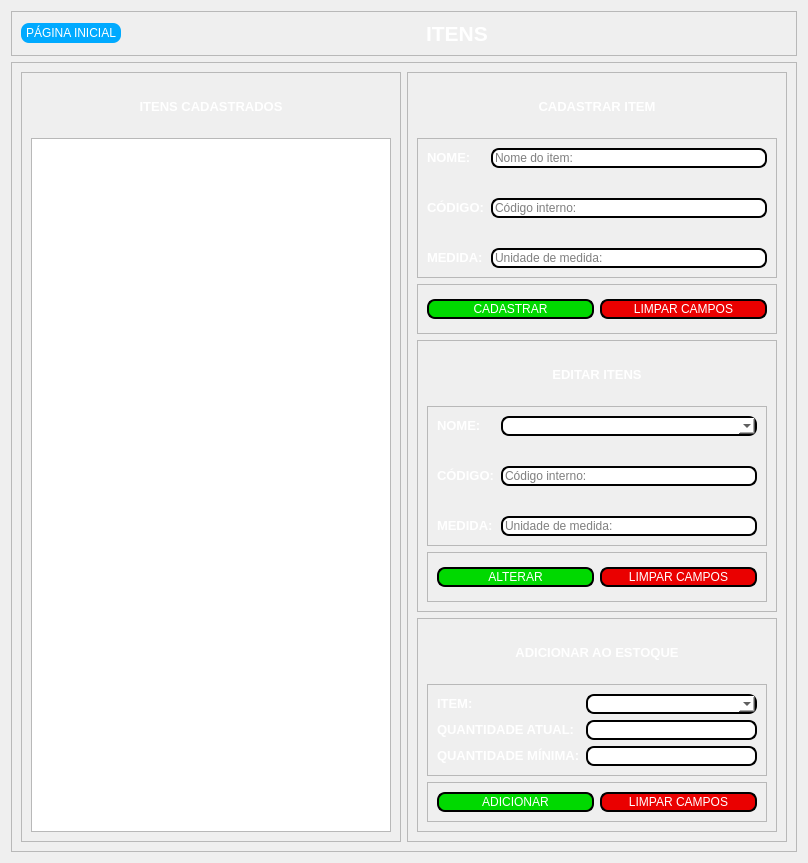
         <widget class="QWidget" name="page_9">
          <layout class="QVBoxLayout" name="verticalLayout_28">
           <item>
            <widget class="QFrame" name="frame_itens_titulo">
             <property name="frameShape">
              <enum>QFrame::StyledPanel</enum>
             </property>
             <property name="frameShadow">
              <enum>QFrame::Raised</enum>
             </property>
             <layout class="QHBoxLayout" name="horizontalLayout_28">
              <item>
               <widget class="QPushButton" name="btn_itens_pg_inicial">
                <property name="minimumSize">
                 <size>
                  <width>0</width>
                  <height>20</height>
                 </size>
                </property>
                <property name="maximumSize">
                 <size>
                  <width>100</width>
                  <height>16777215</height>
                 </size>
                </property>
                <property name="styleSheet">
                 <string notr="true">background-color: rgb(0, 170, 255);
color: rgb(255, 255, 255);
border-radius: 8px;
border: 0px;</string>
                </property>
                <property name="text">
                 <string>PÁGINA INICIAL</string>
                </property>
               </widget>
              </item>
              <item>
               <widget class="QLabel" name="lbl_itens_titulo">
                <property name="text">
                 <string>&lt;html&gt;&lt;head/&gt;&lt;body&gt;&lt;p align=&quot;center&quot;&gt;&lt;span style=&quot; font-size:16pt; font-weight:600; color:#ffffff;&quot;&gt;ITENS&lt;/span&gt;&lt;/p&gt;&lt;/body&gt;&lt;/html&gt;</string>
                </property>
               </widget>
              </item>
             </layout>
            </widget>
           </item>
           <item>
            <widget class="QFrame" name="frame_itens_info">
             <property name="frameShape">
              <enum>QFrame::StyledPanel</enum>
             </property>
             <property name="frameShadow">
              <enum>QFrame::Raised</enum>
             </property>
             <layout class="QHBoxLayout" name="horizontalLayout_30">
              <item>
               <widget class="QFrame" name="frame_itens_cadastrados">
                <property name="minimumSize">
                 <size>
                  <width>380</width>
                  <height>0</height>
                 </size>
                </property>
                <property name="frameShape">
                 <enum>QFrame::StyledPanel</enum>
                </property>
                <property name="frameShadow">
                 <enum>QFrame::Raised</enum>
                </property>
                <layout class="QVBoxLayout" name="verticalLayout_17">
                 <item>
                  <widget class="QLabel" name="lbl_itens_cadastrados">
                   <property name="minimumSize">
                    <size>
                     <width>0</width>
                     <height>50</height>
                    </size>
                   </property>
                   <property name="text">
                    <string>&lt;html&gt;&lt;head/&gt;&lt;body&gt;&lt;p align=&quot;center&quot;&gt;&lt;span style=&quot; font-size:10pt; font-weight:600; color:#ffffff;&quot;&gt;ITENS CADASTRADOS&lt;/span&gt;&lt;/p&gt;&lt;/body&gt;&lt;/html&gt;</string>
                   </property>
                  </widget>
                 </item>
                 <item>
                  <widget class="QTreeWidget" name="tree_itens_cadastrados">
                   <property name="font">
                    <font>
                     <pointsize>16</pointsize>
                    </font>
                   </property>
                   <property name="styleSheet">
                    <string notr="true">QTreeWidget::item {
	color:white;
}</string>
                   </property>
                   <property name="headerHidden">
                    <bool>true</bool>
                   </property>
                   <column>
                    <property name="text">
                     <string notr="true">1</string>
                    </property>
                   </column>
                  </widget>
                 </item>
                </layout>
               </widget>
              </item>
              <item>
               <widget class="QFrame" name="frame_itens_cadastro">
                <property name="minimumSize">
                 <size>
                  <width>380</width>
                  <height>0</height>
                 </size>
                </property>
                <property name="frameShape">
                 <enum>QFrame::StyledPanel</enum>
                </property>
                <property name="frameShadow">
                 <enum>QFrame::Raised</enum>
                </property>
                <layout class="QVBoxLayout" name="verticalLayout_16">
                 <item>
                  <widget class="QLabel" name="lbl_itens_cadastro">
                   <property name="minimumSize">
                    <size>
                     <width>0</width>
                     <height>50</height>
                    </size>
                   </property>
                   <property name="text">
                    <string>&lt;html&gt;&lt;head/&gt;&lt;body&gt;&lt;p align=&quot;center&quot;&gt;&lt;span style=&quot; font-size:10pt; font-weight:600; color:#ffffff;&quot;&gt;CADASTRAR ITEM&lt;/span&gt;&lt;/p&gt;&lt;/body&gt;&lt;/html&gt;</string>
                   </property>
                  </widget>
                 </item>
                 <item>
                  <widget class="QFrame" name="frame_itens_cadastro_info">
                   <property name="minimumSize">
                    <size>
                     <width>0</width>
                     <height>0</height>
                    </size>
                   </property>
                   <property name="frameShape">
                    <enum>QFrame::StyledPanel</enum>
                   </property>
                   <property name="frameShadow">
                    <enum>QFrame::Raised</enum>
                   </property>
                   <layout class="QFormLayout" name="formLayout">
                    <property name="verticalSpacing">
                     <number>30</number>
                    </property>
                    <item row="0" column="0">
                     <widget class="QLabel" name="lbl_itens_cadastro_nome">
                      <property name="text">
                       <string>&lt;html&gt;&lt;head/&gt;&lt;body&gt;&lt;p&gt;&lt;span style=&quot; font-size:10pt; font-weight:600; color:#ffffff;&quot;&gt;NOME:&lt;/span&gt;&lt;/p&gt;&lt;/body&gt;&lt;/html&gt;</string>
                      </property>
                     </widget>
                    </item>
                    <item row="0" column="1">
                     <widget class="QLineEdit" name="edit_itens_cadastro_nome">
                      <property name="styleSheet">
                       <string notr="true">border-radius: 8px;
border:  2px solid black;
background-color: rgb(255, 255, 255);</string>
                      </property>
                      <property name="placeholderText">
                       <string>Nome do item:</string>
                      </property>
                     </widget>
                    </item>
                    <item row="1" column="0">
                     <widget class="QLabel" name="lbl_itens_cadastro_codigo">
                      <property name="text">
                       <string>&lt;html&gt;&lt;head/&gt;&lt;body&gt;&lt;p&gt;&lt;span style=&quot; font-size:10pt; font-weight:600; color:#ffffff;&quot;&gt;CÓDIGO:&lt;/span&gt;&lt;/p&gt;&lt;/body&gt;&lt;/html&gt;</string>
                      </property>
                     </widget>
                    </item>
                    <item row="1" column="1">
                     <widget class="QLineEdit" name="edit_itens_cadastro_codigo">
                      <property name="styleSheet">
                       <string notr="true">border-radius: 8px;
border:  2px solid black;
background-color: rgb(255, 255, 255);</string>
                      </property>
                      <property name="placeholderText">
                       <string>Código interno:</string>
                      </property>
                     </widget>
                    </item>
                    <item row="2" column="0">
                     <widget class="QLabel" name="lbl_itens_cadastro_medida">
                      <property name="text">
                       <string>&lt;html&gt;&lt;head/&gt;&lt;body&gt;&lt;p&gt;&lt;span style=&quot; font-size:10pt; font-weight:600; color:#ffffff;&quot;&gt;MEDIDA:&lt;/span&gt;&lt;/p&gt;&lt;/body&gt;&lt;/html&gt;</string>
                      </property>
                     </widget>
                    </item>
                    <item row="2" column="1">
                     <widget class="QLineEdit" name="edit_itens_cadastro_medida">
                      <property name="styleSheet">
                       <string notr="true">border-radius: 8px;
border:  2px solid black;
background-color: rgb(255, 255, 255);</string>
                      </property>
                      <property name="placeholderText">
                       <string>Unidade de medida:</string>
                      </property>
                     </widget>
                    </item>
                   </layout>
                  </widget>
                 </item>
                 <item>
                  <widget class="QFrame" name="frame_itens_cadastro_action">
                   <property name="minimumSize">
                    <size>
                     <width>0</width>
                     <height>50</height>
                    </size>
                   </property>
                   <property name="frameShape">
                    <enum>QFrame::StyledPanel</enum>
                   </property>
                   <property name="frameShadow">
                    <enum>QFrame::Raised</enum>
                   </property>
                   <layout class="QHBoxLayout" name="horizontalLayout_29">
                    <item>
                     <widget class="QPushButton" name="btn_itens_cadastro_salvar">
                      <property name="minimumSize">
                       <size>
                        <width>0</width>
                        <height>20</height>
                       </size>
                      </property>
                      <property name="styleSheet">
                       <string notr="true">color: rgb(255, 255, 255);
border-radius: 8px;
border: 2px solid black;
background-color: rgb(0, 217, 0);</string>
                      </property>
                      <property name="text">
                       <string>CADASTRAR</string>
                      </property>
                     </widget>
                    </item>
                    <item>
                     <widget class="QPushButton" name="btn_itens_cadastro_limpar">
                      <property name="minimumSize">
                       <size>
                        <width>0</width>
                        <height>20</height>
                       </size>
                      </property>
                      <property name="styleSheet">
                       <string notr="true">color: rgb(255, 255, 255);
border-radius: 8px;
border: 2px solid black;
background-color: rgb(234, 0, 0);</string>
                      </property>
                      <property name="text">
                       <string>LIMPAR CAMPOS</string>
                      </property>
                     </widget>
                    </item>
                   </layout>
                  </widget>
                 </item>
                 <item>
                  <widget class="QFrame" name="frame_edit_itens">
                   <property name="frameShape">
                    <enum>QFrame::StyledPanel</enum>
                   </property>
                   <property name="frameShadow">
                    <enum>QFrame::Raised</enum>
                   </property>
                   <layout class="QVBoxLayout" name="verticalLayout_27">
                    <item>
                     <widget class="QLabel" name="lbl_edit_itens_titulo">
                      <property name="minimumSize">
                       <size>
                        <width>0</width>
                        <height>50</height>
                       </size>
                      </property>
                      <property name="text">
                       <string>&lt;html&gt;&lt;head/&gt;&lt;body&gt;&lt;p align=&quot;center&quot;&gt;&lt;span style=&quot; font-size:10pt; font-weight:600; color:#ffffff;&quot;&gt;EDITAR ITENS&lt;/span&gt;&lt;/p&gt;&lt;/body&gt;&lt;/html&gt;</string>
                      </property>
                     </widget>
                    </item>
                    <item>
                     <widget class="QFrame" name="frame_edit_itens_info">
                      <property name="minimumSize">
                       <size>
                        <width>0</width>
                        <height>0</height>
                       </size>
                      </property>
                      <property name="frameShape">
                       <enum>QFrame::StyledPanel</enum>
                      </property>
                      <property name="frameShadow">
                       <enum>QFrame::Raised</enum>
                      </property>
                      <layout class="QFormLayout" name="formLayout_5">
                       <property name="verticalSpacing">
                        <number>30</number>
                       </property>
                       <item row="0" column="0">
                        <widget class="QLabel" name="lbl_edit_itens_nome">
                         <property name="text">
                          <string>&lt;html&gt;&lt;head/&gt;&lt;body&gt;&lt;p&gt;&lt;span style=&quot; font-size:10pt; font-weight:600; color:#ffffff;&quot;&gt;NOME:&lt;/span&gt;&lt;/p&gt;&lt;/body&gt;&lt;/html&gt;</string>
                         </property>
                        </widget>
                       </item>
                       <item row="1" column="0">
                        <widget class="QLabel" name="lbl_edit_itens_codigo">
                         <property name="text">
                          <string>&lt;html&gt;&lt;head/&gt;&lt;body&gt;&lt;p&gt;&lt;span style=&quot; font-size:10pt; font-weight:600; color:#ffffff;&quot;&gt;CÓDIGO:&lt;/span&gt;&lt;/p&gt;&lt;/body&gt;&lt;/html&gt;</string>
                         </property>
                        </widget>
                       </item>
                       <item row="1" column="1">
                        <widget class="QLineEdit" name="edit_edit_itens_codigo">
                         <property name="styleSheet">
                          <string notr="true">border-radius: 8px;
border:  2px solid black;
background-color: rgb(255, 255, 255);</string>
                         </property>
                         <property name="placeholderText">
                          <string>Código interno:</string>
                         </property>
                        </widget>
                       </item>
                       <item row="2" column="0">
                        <widget class="QLabel" name="lbl_edit_itens_medida">
                         <property name="text">
                          <string>&lt;html&gt;&lt;head/&gt;&lt;body&gt;&lt;p&gt;&lt;span style=&quot; font-size:10pt; font-weight:600; color:#ffffff;&quot;&gt;MEDIDA:&lt;/span&gt;&lt;/p&gt;&lt;/body&gt;&lt;/html&gt;</string>
                         </property>
                        </widget>
                       </item>
                       <item row="2" column="1">
                        <widget class="QLineEdit" name="edit_edit_itens_medida">
                         <property name="styleSheet">
                          <string notr="true">border-radius: 8px;
border:  2px solid black;
background-color: rgb(255, 255, 255);</string>
                         </property>
                         <property name="placeholderText">
                          <string>Unidade de medida:</string>
                         </property>
                        </widget>
                       </item>
                       <item row="0" column="1">
                        <widget class="QComboBox" name="box_edit_itens_nome">
                         <property name="styleSheet">
                          <string notr="true">border-radius: 8px;
border:  2px solid black;
background-color: rgb(255, 255, 255);</string>
                         </property>
                         <property name="editable">
                          <bool>true</bool>
                         </property>
                         <property name="frame">
                          <bool>true</bool>
                         </property>
                        </widget>
                       </item>
                      </layout>
                     </widget>
                    </item>
                    <item>
                     <widget class="QFrame" name="frame_edit_itens_action">
                      <property name="minimumSize">
                       <size>
                        <width>0</width>
                        <height>50</height>
                       </size>
                      </property>
                      <property name="frameShape">
                       <enum>QFrame::StyledPanel</enum>
                      </property>
                      <property name="frameShadow">
                       <enum>QFrame::Raised</enum>
                      </property>
                      <layout class="QHBoxLayout" name="horizontalLayout_39">
                       <item>
                        <widget class="QPushButton" name="btn_edit_itens_salvar">
                         <property name="minimumSize">
                          <size>
                           <width>0</width>
                           <height>20</height>
                          </size>
                         </property>
                         <property name="styleSheet">
                          <string notr="true">color: rgb(255, 255, 255);
border-radius: 8px;
border: 2px solid black;
background-color: rgb(0, 217, 0);</string>
                         </property>
                         <property name="text">
                          <string>ALTERAR</string>
                         </property>
                        </widget>
                       </item>
                       <item>
                        <widget class="QPushButton" name="btn_edit_itens_limpar">
                         <property name="minimumSize">
                          <size>
                           <width>0</width>
                           <height>20</height>
                          </size>
                         </property>
                         <property name="styleSheet">
                          <string notr="true">color: rgb(255, 255, 255);
border-radius: 8px;
border: 2px solid black;
background-color: rgb(234, 0, 0);</string>
                         </property>
                         <property name="text">
                          <string>LIMPAR CAMPOS</string>
                         </property>
                        </widget>
                       </item>
                      </layout>
                     </widget>
                    </item>
                   </layout>
                  </widget>
                 </item>
                 <item>
                  <widget class="QFrame" name="frame_add_estoque">
                   <property name="frameShape">
                    <enum>QFrame::StyledPanel</enum>
                   </property>
                   <property name="frameShadow">
                    <enum>QFrame::Raised</enum>
                   </property>
                   <layout class="QVBoxLayout" name="verticalLayout">
                    <item>
                     <widget class="QLabel" name="lbl_add_estoque_titulo">
                      <property name="minimumSize">
                       <size>
                        <width>0</width>
                        <height>50</height>
                       </size>
                      </property>
                      <property name="text">
                       <string>&lt;html&gt;&lt;head/&gt;&lt;body&gt;&lt;p align=&quot;center&quot;&gt;&lt;span style=&quot; font-size:10pt; font-weight:600; color:#ffffff;&quot;&gt;ADICIONAR AO ESTOQUE&lt;/span&gt;&lt;/p&gt;&lt;/body&gt;&lt;/html&gt;</string>
                      </property>
                     </widget>
                    </item>
                    <item>
                     <widget class="QFrame" name="frame_add_estoque_info">
                      <property name="frameShape">
                       <enum>QFrame::StyledPanel</enum>
                      </property>
                      <property name="frameShadow">
                       <enum>QFrame::Raised</enum>
                      </property>
                      <layout class="QFormLayout" name="formLayout_13">
                       <item row="0" column="0">
                        <widget class="QLabel" name="lbl_add_estoque_item">
                         <property name="text">
                          <string>&lt;html&gt;&lt;head/&gt;&lt;body&gt;&lt;p&gt;&lt;span style=&quot; font-size:10pt; font-weight:600; color:#ffffff;&quot;&gt;ITEM:&lt;/span&gt;&lt;/p&gt;&lt;/body&gt;&lt;/html&gt;</string>
                         </property>
                        </widget>
                       </item>
                       <item row="1" column="0">
                        <widget class="QLabel" name="lbl_add_estoque_qntd_atual">
                         <property name="text">
                          <string>&lt;html&gt;&lt;head/&gt;&lt;body&gt;&lt;p&gt;&lt;span style=&quot; font-size:10pt; font-weight:600; color:#ffffff;&quot;&gt;QUANTIDADE ATUAL:&lt;/span&gt;&lt;/p&gt;&lt;/body&gt;&lt;/html&gt;</string>
                         </property>
                        </widget>
                       </item>
                       <item row="2" column="0">
                        <widget class="QLabel" name="lbl_add_estoque_qntd_minima">
                         <property name="text">
                          <string>&lt;html&gt;&lt;head/&gt;&lt;body&gt;&lt;p&gt;&lt;span style=&quot; font-size:10pt; font-weight:600; color:#ffffff;&quot;&gt;QUANTIDADE MÍNIMA:&lt;/span&gt;&lt;/p&gt;&lt;/body&gt;&lt;/html&gt;</string>
                         </property>
                        </widget>
                       </item>
                       <item row="1" column="1">
                        <widget class="QLineEdit" name="edit_add_estoque_qntd_atual">
                         <property name="styleSheet">
                          <string notr="true">border-radius: 8px;
border:  2px solid black;
background-color: rgb(255, 255, 255);</string>
                         </property>
                        </widget>
                       </item>
                       <item row="0" column="1">
                        <widget class="QComboBox" name="box_add_estoque_item">
                         <property name="styleSheet">
                          <string notr="true">border-radius: 8px;
border:  2px solid black;
background-color: rgb(255, 255, 255);</string>
                         </property>
                        </widget>
                       </item>
                       <item row="2" column="1">
                        <widget class="QLineEdit" name="edit_add_estoque_qntd_minima">
                         <property name="styleSheet">
                          <string notr="true">border-radius: 8px;
border:  2px solid black;
background-color: rgb(255, 255, 255);</string>
                         </property>
                        </widget>
                       </item>
                      </layout>
                     </widget>
                    </item>
                    <item>
                     <widget class="QFrame" name="frame_add_estoque_action">
                      <property name="frameShape">
                       <enum>QFrame::StyledPanel</enum>
                      </property>
                      <property name="frameShadow">
                       <enum>QFrame::Raised</enum>
                      </property>
                      <layout class="QHBoxLayout" name="horizontalLayout_62">
                       <item>
                        <widget class="QPushButton" name="btn_add_estoque_add">
                         <property name="minimumSize">
                          <size>
                           <width>0</width>
                           <height>20</height>
                          </size>
                         </property>
                         <property name="styleSheet">
                          <string notr="true">color: rgb(255, 255, 255);
border-radius: 8px;
border: 2px solid black;
background-color: rgb(0, 217, 0);</string>
                         </property>
                         <property name="text">
                          <string>ADICIONAR</string>
                         </property>
                        </widget>
                       </item>
                       <item>
                        <widget class="QPushButton" name="btn_add_estoque_limpar">
                         <property name="minimumSize">
                          <size>
                           <width>0</width>
                           <height>20</height>
                          </size>
                         </property>
                         <property name="styleSheet">
                          <string notr="true">color: rgb(255, 255, 255);
border-radius: 8px;
border: 2px solid black;
background-color: rgb(234, 0, 0);</string>
                         </property>
                         <property name="text">
                          <string>LIMPAR CAMPOS</string>
                         </property>
                        </widget>
                       </item>
                      </layout>
                     </widget>
                    </item>
                   </layout>
                  </widget>
                 </item>
                </layout>
               </widget>
              </item>
             </layout>
            </widget>
           </item>
          </layout>
         </widget>
